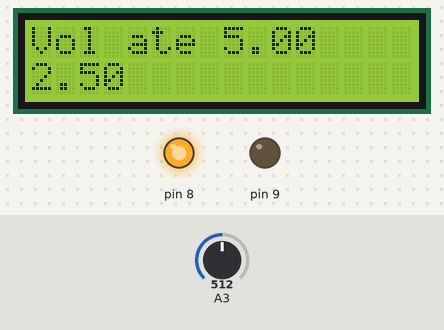
The sketch below on a simulated Arduino Uno, built with avr-gcc and run on an emulated ATmega328P. On the bench: 16×2 character LCD, output pins drawn as LEDs (lit = HIGH). Inputs (shaded band) come from the test bench; at power-on: A3 = 512. What the sketch prints to the serial monitor is not drawn.

Above: at 1.2 s.
1.3 s: A3 set to 423
At 1.58 s:
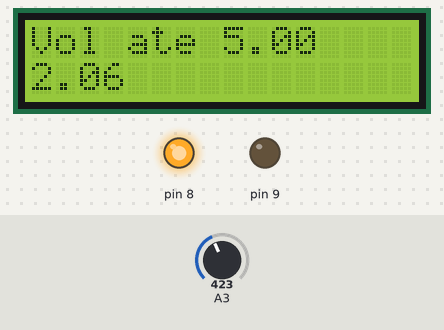
4.3 s: A3 set to 401
At 4.61 s:
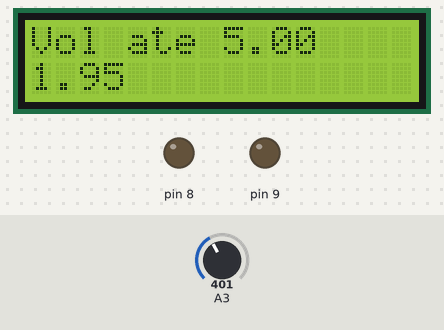
6.6 s: A3 set to 716
At 6.9 s:
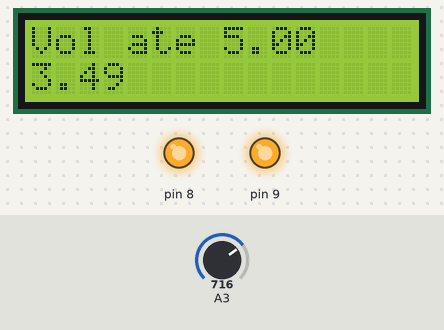
Timing chart, 0 to 9.6 s (numbered marks = the images above; inputs shaded):
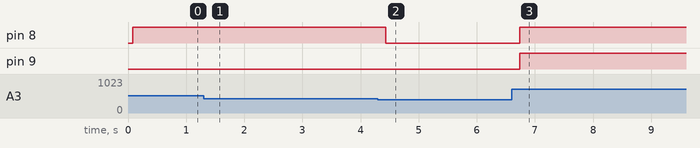

The sketch:

Exercicio03.ino
```cpp
#include <Wire.h>
#include <LiquidCrystal_I2C.h>

unsigned int sensorAnalogico;
unsigned int pwm;


 LiquidCrystal_I2C lcd(0x27,2,1,0,4,5,6,7,3, POSITIVE);

void setup() {
  Serial.begin(9600);
  lcd.begin (16,2);
  lcd.setBacklight(HIGH);
  pinMode(8, OUTPUT);
  pinMode(9, OUTPUT);


}

void loop() {
  sensorAnalogico = analogRead(A3);
  lcd.setCursor(0,0);
  Serial.println(sensorAnalogico);

  pwm = map (sensorAnalogico, 0, 1023, 0, 500);
 float  pwmf = pwm /100.0;


    lcd.setCursor(0,0);
    lcd.print("Vol ate 5.00");

     lcd.setCursor(0,1);
    lcd.print(pwmf);

    if (pwm > 200) {
      digitalWrite(8, HIGH);
    } else {
      digitalWrite(8, LOW);
    }

     if (pwm > 300) {
      digitalWrite(9, HIGH);
    } else {
      digitalWrite(9, LOW);
    }


 delay(100);
 lcd.clear();


  }
```

Measured:
- the behaviour switches between 412 and 411 on A3 (found by bisection; images 1 and 2)
- after the input at 1.3 s, the display: changes after 0.11 s (image 1)
- after the input at 4.3 s, pin 8: HIGH → LOW after 0.14 s; the display: first differs from a run without the input after 0.14 s (image 2)
- after the input at 6.6 s, pin 8, pin 9: LOW → HIGH after 0.14 s; the display: first differs from a run without the input after 0.14 s (image 3)
